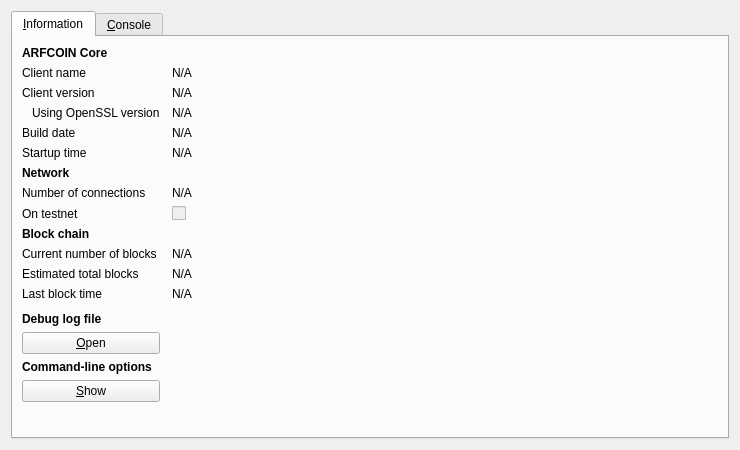
<?xml version="1.0" encoding="UTF-8"?>
<ui version="4.0">
 <class>RPCConsole</class>
 <widget class="QDialog" name="RPCConsole">
  <property name="geometry">
   <rect>
    <x>0</x>
    <y>0</y>
    <width>740</width>
    <height>450</height>
   </rect>
  </property>
  <property name="windowTitle">
   <string>ARFCOIN - Debug window</string>
  </property>
  <layout class="QVBoxLayout" name="verticalLayout_2">
   <item>
    <widget class="QTabWidget" name="tabWidget">
     <property name="currentIndex">
      <number>0</number>
     </property>
     <widget class="QWidget" name="tab_info">
      <attribute name="title">
       <string>&amp;Information</string>
      </attribute>
      <layout class="QGridLayout" name="gridLayout" columnstretch="0,1">
       <property name="horizontalSpacing">
        <number>12</number>
       </property>
       <item row="0" column="0">
        <widget class="QLabel" name="label_9">
         <property name="font">
          <font>
           <weight>75</weight>
           <bold>true</bold>
          </font>
         </property>
         <property name="text">
          <string>ARFCOIN Core</string>
         </property>
        </widget>
       </item>
       <item row="1" column="0">
        <widget class="QLabel" name="label_5">
         <property name="text">
          <string>Client name</string>
         </property>
        </widget>
       </item>
       <item row="1" column="1">
        <widget class="QLabel" name="clientName">
         <property name="cursor">
          <cursorShape>IBeamCursor</cursorShape>
         </property>
         <property name="text">
          <string>N/A</string>
         </property>
         <property name="textFormat">
          <enum>Qt::PlainText</enum>
         </property>
         <property name="textInteractionFlags">
          <set>Qt::LinksAccessibleByMouse|Qt::TextSelectableByKeyboard|Qt::TextSelectableByMouse</set>
         </property>
        </widget>
       </item>
       <item row="2" column="0">
        <widget class="QLabel" name="label_6">
         <property name="text">
          <string>Client version</string>
         </property>
        </widget>
       </item>
       <item row="2" column="1">
        <widget class="QLabel" name="clientVersion">
         <property name="cursor">
          <cursorShape>IBeamCursor</cursorShape>
         </property>
         <property name="text">
          <string>N/A</string>
         </property>
         <property name="textFormat">
          <enum>Qt::PlainText</enum>
         </property>
         <property name="textInteractionFlags">
          <set>Qt::LinksAccessibleByMouse|Qt::TextSelectableByKeyboard|Qt::TextSelectableByMouse</set>
         </property>
        </widget>
       </item>
       <item row="3" column="0">
        <widget class="QLabel" name="label_14">
         <property name="text">
          <string>Using OpenSSL version</string>
         </property>
         <property name="indent">
          <number>10</number>
         </property>
        </widget>
       </item>
       <item row="3" column="1">
        <widget class="QLabel" name="openSSLVersion">
         <property name="cursor">
          <cursorShape>IBeamCursor</cursorShape>
         </property>
         <property name="text">
          <string>N/A</string>
         </property>
         <property name="textFormat">
          <enum>Qt::PlainText</enum>
         </property>
         <property name="textInteractionFlags">
          <set>Qt::LinksAccessibleByMouse|Qt::TextSelectableByKeyboard|Qt::TextSelectableByMouse</set>
         </property>
        </widget>
       </item>
       <item row="4" column="0">
        <widget class="QLabel" name="label_12">
         <property name="text">
          <string>Build date</string>
         </property>
        </widget>
       </item>
       <item row="4" column="1">
        <widget class="QLabel" name="buildDate">
         <property name="cursor">
          <cursorShape>IBeamCursor</cursorShape>
         </property>
         <property name="text">
          <string>N/A</string>
         </property>
         <property name="textFormat">
          <enum>Qt::PlainText</enum>
         </property>
         <property name="textInteractionFlags">
          <set>Qt::LinksAccessibleByMouse|Qt::TextSelectableByKeyboard|Qt::TextSelectableByMouse</set>
         </property>
        </widget>
       </item>
       <item row="5" column="0">
        <widget class="QLabel" name="label_13">
         <property name="text">
          <string>Startup time</string>
         </property>
        </widget>
       </item>
       <item row="5" column="1">
        <widget class="QLabel" name="startupTime">
         <property name="cursor">
          <cursorShape>IBeamCursor</cursorShape>
         </property>
         <property name="text">
          <string>N/A</string>
         </property>
         <property name="textFormat">
          <enum>Qt::PlainText</enum>
         </property>
         <property name="textInteractionFlags">
          <set>Qt::LinksAccessibleByMouse|Qt::TextSelectableByKeyboard|Qt::TextSelectableByMouse</set>
         </property>
        </widget>
       </item>
       <item row="6" column="0">
        <widget class="QLabel" name="label_11">
         <property name="font">
          <font>
           <weight>75</weight>
           <bold>true</bold>
          </font>
         </property>
         <property name="text">
          <string>Network</string>
         </property>
        </widget>
       </item>
       <item row="7" column="0">
        <widget class="QLabel" name="label_7">
         <property name="text">
          <string>Number of connections</string>
         </property>
        </widget>
       </item>
       <item row="7" column="1">
        <widget class="QLabel" name="numberOfConnections">
         <property name="cursor">
          <cursorShape>IBeamCursor</cursorShape>
         </property>
         <property name="text">
          <string>N/A</string>
         </property>
         <property name="textFormat">
          <enum>Qt::PlainText</enum>
         </property>
         <property name="textInteractionFlags">
          <set>Qt::LinksAccessibleByMouse|Qt::TextSelectableByKeyboard|Qt::TextSelectableByMouse</set>
         </property>
        </widget>
       </item>
       <item row="8" column="0">
        <widget class="QLabel" name="label_8">
         <property name="text">
          <string>On testnet</string>
         </property>
        </widget>
       </item>
       <item row="8" column="1">
        <widget class="QCheckBox" name="isTestNet">
         <property name="enabled">
          <bool>false</bool>
         </property>
         <property name="text">
          <string/>
         </property>
        </widget>
       </item>
       <item row="9" column="0">
        <widget class="QLabel" name="label_10">
         <property name="font">
          <font>
           <weight>75</weight>
           <bold>true</bold>
          </font>
         </property>
         <property name="text">
          <string>Block chain</string>
         </property>
        </widget>
       </item>
       <item row="10" column="0">
        <widget class="QLabel" name="label_3">
         <property name="text">
          <string>Current number of blocks</string>
         </property>
        </widget>
       </item>
       <item row="10" column="1">
        <widget class="QLabel" name="numberOfBlocks">
         <property name="cursor">
          <cursorShape>IBeamCursor</cursorShape>
         </property>
         <property name="text">
          <string>N/A</string>
         </property>
         <property name="textFormat">
          <enum>Qt::PlainText</enum>
         </property>
         <property name="textInteractionFlags">
          <set>Qt::LinksAccessibleByMouse|Qt::TextSelectableByKeyboard|Qt::TextSelectableByMouse</set>
         </property>
        </widget>
       </item>
       <item row="11" column="0">
        <widget class="QLabel" name="label_4">
         <property name="text">
          <string>Estimated total blocks</string>
         </property>
        </widget>
       </item>
       <item row="11" column="1">
        <widget class="QLabel" name="totalBlocks">
         <property name="cursor">
          <cursorShape>IBeamCursor</cursorShape>
         </property>
         <property name="text">
          <string>N/A</string>
         </property>
         <property name="textFormat">
          <enum>Qt::PlainText</enum>
         </property>
         <property name="textInteractionFlags">
          <set>Qt::LinksAccessibleByMouse|Qt::TextSelectableByKeyboard|Qt::TextSelectableByMouse</set>
         </property>
        </widget>
       </item>
       <item row="12" column="0">
        <widget class="QLabel" name="label_2">
         <property name="text">
          <string>Last block time</string>
         </property>
        </widget>
       </item>
       <item row="12" column="1">
        <widget class="QLabel" name="lastBlockTime">
         <property name="cursor">
          <cursorShape>IBeamCursor</cursorShape>
         </property>
         <property name="text">
          <string>N/A</string>
         </property>
         <property name="textFormat">
          <enum>Qt::PlainText</enum>
         </property>
         <property name="textInteractionFlags">
          <set>Qt::LinksAccessibleByMouse|Qt::TextSelectableByKeyboard|Qt::TextSelectableByMouse</set>
         </property>
        </widget>
       </item>
       <item row="13" column="0">
        <spacer name="verticalSpacer_2">
         <property name="orientation">
          <enum>Qt::Vertical</enum>
         </property>
         <property name="sizeHint" stdset="0">
          <size>
           <width>20</width>
           <height>20</height>
          </size>
         </property>
        </spacer>
       </item>
       <item row="14" column="0">
        <widget class="QLabel" name="labelDebugLogfile">
         <property name="font">
          <font>
           <weight>75</weight>
           <bold>true</bold>
          </font>
         </property>
         <property name="text">
          <string>Debug log file</string>
         </property>
        </widget>
       </item>
       <item row="15" column="0">
        <widget class="QPushButton" name="openDebugLogfileButton">
         <property name="toolTip">
          <string>Open the ARFCOIN debug log file from the current data directory. This can take a few seconds for large log files.</string>
         </property>
         <property name="text">
          <string>&amp;Open</string>
         </property>
         <property name="autoDefault">
          <bool>false</bool>
         </property>
        </widget>
       </item>
       <item row="16" column="0">
        <widget class="QLabel" name="labelCLOptions">
         <property name="font">
          <font>
           <weight>75</weight>
           <bold>true</bold>
          </font>
         </property>
         <property name="text">
          <string>Command-line options</string>
         </property>
        </widget>
       </item>
       <item row="17" column="0">
        <widget class="QPushButton" name="showCLOptionsButton">
         <property name="toolTip">
          <string>Show the ARFCOIN-Qt help message to get a list with possible ARFCOIN command-line options.</string>
         </property>
         <property name="text">
          <string>&amp;Show</string>
         </property>
         <property name="autoDefault">
          <bool>false</bool>
         </property>
        </widget>
       </item>
       <item row="18" column="0">
        <spacer name="verticalSpacer">
         <property name="orientation">
          <enum>Qt::Vertical</enum>
         </property>
         <property name="sizeHint" stdset="0">
          <size>
           <width>20</width>
           <height>40</height>
          </size>
         </property>
        </spacer>
       </item>
      </layout>
     </widget>
     <widget class="QWidget" name="tab_console">
      <attribute name="title">
       <string>&amp;Console</string>
      </attribute>
      <layout class="QVBoxLayout" name="verticalLayout_3">
       <property name="spacing">
        <number>3</number>
       </property>
       <item>
        <widget class="QTextEdit" name="messagesWidget">
         <property name="minimumSize">
          <size>
           <width>0</width>
           <height>100</height>
          </size>
         </property>
         <property name="readOnly">
          <bool>true</bool>
         </property>
         <property name="tabKeyNavigation" stdset="0">
          <bool>false</bool>
         </property>
         <property name="columnCount" stdset="0">
          <number>2</number>
         </property>
        </widget>
       </item>
       <item>
        <layout class="QHBoxLayout" name="horizontalLayout">
         <property name="spacing">
          <number>3</number>
         </property>
         <item>
          <widget class="QLabel" name="label">
           <property name="text">
            <string notr="true">&gt;</string>
           </property>
          </widget>
         </item>
         <item>
          <widget class="QLineEdit" name="lineEdit"/>
         </item>
         <item>
          <widget class="QPushButton" name="clearButton">
           <property name="maximumSize">
            <size>
             <width>24</width>
             <height>24</height>
            </size>
           </property>
           <property name="toolTip">
            <string>Clear console</string>
           </property>
           <property name="text">
            <string/>
           </property>
           <property name="icon">
            <iconset resource="../bitcoin.qrc">
             <normaloff>:/icons/remove</normaloff>:/icons/remove</iconset>
           </property>
           <property name="shortcut">
            <string notr="true">Ctrl+L</string>
           </property>
           <property name="autoDefault">
            <bool>false</bool>
           </property>
          </widget>
         </item>
        </layout>
       </item>
      </layout>
     </widget>
    </widget>
   </item>
  </layout>
 </widget>
 <resources>
  <include location="../bitcoin.qrc"/>
 </resources>
 <connections/>
</ui>
